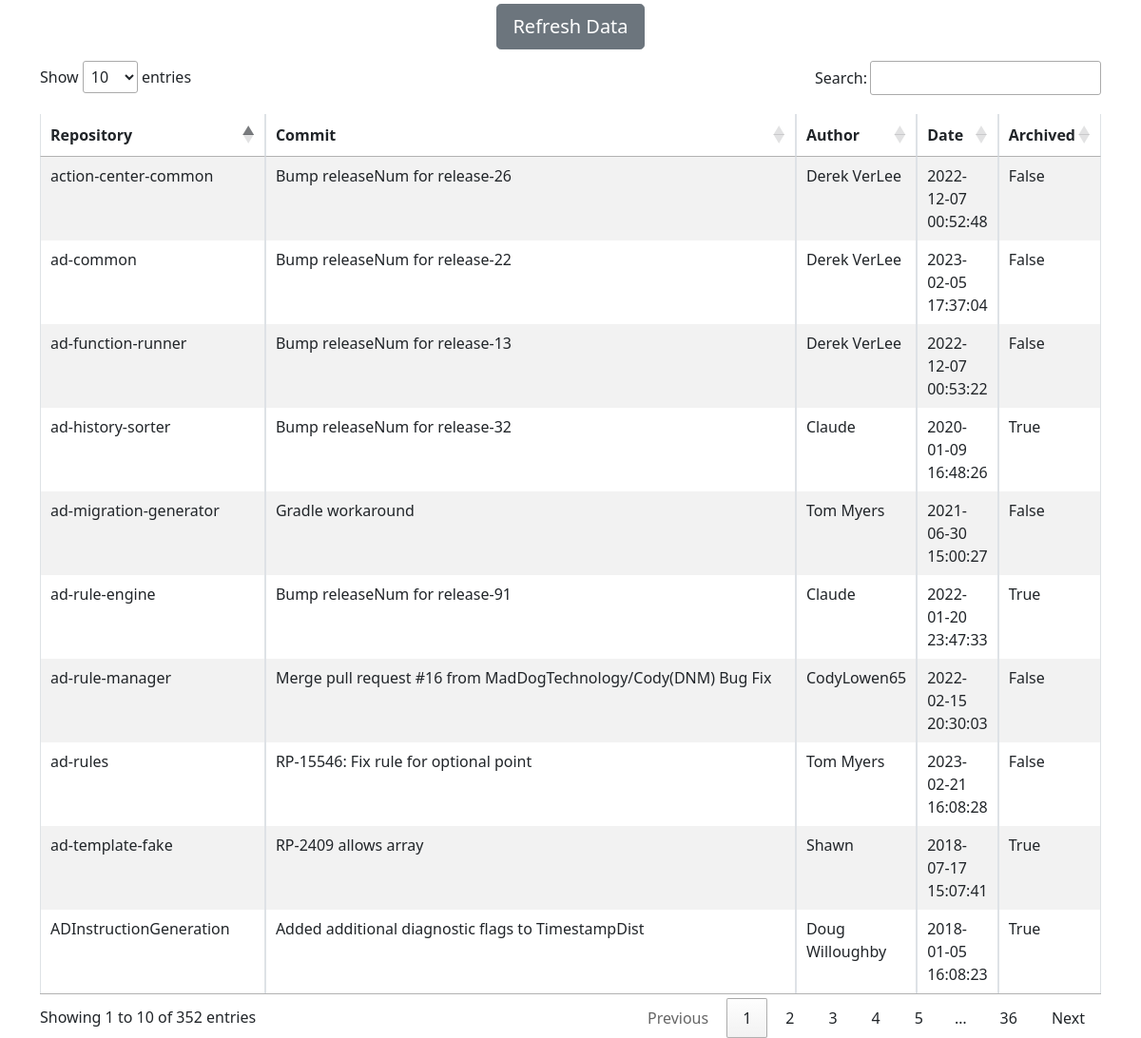
Screenshot of /commit with the database file from the repository.
### tables this page shows
CREATE TABLE dataREAL (id INTEGER PRIMARY KEY, repo TEXT, message TEXT, author TEXT, date TEXT, archive TEXT);

### view.py (the view, shortened to what this page needs)
@app.route("/commit", methods=["POST", "GET"])
def commit():
    table = sqlite3.connect("data/database.db")
    cursor = table.cursor()
    cursor.execute(
        "CREATE TABLE IF NOT EXISTS dataREAL ("
        "id INTEGER PRIMARY KEY, "
        "repo TEXT, "
        "message TEXT, "
        "author TEXT, "
        "date TEXT, "
        "archive TEXT)"
    )
    if request.method == "GET":
        cursor.execute(
            "SELECT repo, message, author, date, archive FROM dataREAL ORDER BY date ASC"
        )
        data = cursor.fetchall()
        return render_template("commits.html", data=data)

### templates/commits.html (shortened to what this page needs)
{% extends "layout.html" %}
{% block main %}
<body class="bg-image2">
    <form action="/commit" method="post">
        <div class="col-md-auto">
            <div class="p-1">
                <h1 class="d-flex justify-content-center">
                    <button class="btn btn-secondary btn-lg px-40" name="refresh" type="submit"
                        onclick="progressBar()">Refresh
                        Data</button>
                </h1>
            </div>
        </div>
    </form>
</body>
<link rel="stylesheet" type="text/css" href="https://cdn.datatables.net/1.10.25/css/jquery.dataTables.min.css">
<table id="commit-table" class="table table-striped table-bordered table-sm">
    <thead>
        <tr class=table-header>
            <th class="th-sm">Repository</th>
            <th class="w-50">Commit</th>
            <th>Author</th>
            <th>Date</th>
            <th>Archived</th>
        </tr>
    </thead>
    <tbody>
        {% for row in data %}
        <tr>
            <td>{{ row[0] }}</td>
            <td>{{ row[1] }}</td>
            <td>{{ row[2] }}</td>
            <td>{{ row[3] }}</td>
            <td>{{ row[4] }}</td>
        </tr>
        {% endfor %}
    </tbody>
</table>
{% endblock %}

### templates/layout.html (shortened to what this page needs)
<!DOCTYPE html>
<html lang="en">
<head>
    <link href="https://cdn.jsdelivr.net/npm/bootstrap@5.1.3/dist/css/bootstrap.min.css" rel="stylesheet"
>
    <link href="/static/style.css" rel="stylesheet">
</head>
<body>
    <main class="container">
        {% block main %}{% endblock %}
    </main>
</body>
</html>

### static/style.css (style rules this page uses)
.bg-image2 { background-image: url("https://images.pexels.com/photos/19670/pexels-photo.jpg?auto=compress&cs=tinysrgb&w=1260&h=750&dpr=2"); background-size: cover; }
.table-header { background-color: #ffffff; }

### rows the page displays
dataREAL: repo "ADInstructionGeneration", message "Added additional diagnostic flags to TimestampDist", author "Doug Willoughby", date "2018-01-05 16:08:23", archive "True"
dataREAL: repo "ad-template-fake", message "RP-2409 allows array", author "Shawn", date "2018-07-17 15:07:41", archive "True"
dataREAL: repo "ad-history-sorter", message "Bump releaseNum for release-32", author "Claude", date "2020-01-09 16:48:26", archive "True"
dataREAL: repo "ad-migration-generator", message "Gradle workaround", author "Tom Myers", date "2021-06-30 15:00:27", archive "False"
dataREAL: repo "ad-rule-engine", message "Bump releaseNum for release-91", author "Claude", date "2022-01-20 23:47:33", archive "True"
dataREAL: repo "ad-rule-manager", message "Merge pull request #16 from MadDogTechnology/Cody(DNM) Bug Fix", author "CodyLowen65", date "2022-02-15 20:30:03", archive "False"
dataREAL: repo "action-center-common", message "Bump releaseNum for release-26", author "Derek VerLee", date "2022-12-07 00:52:48", archive "False"
dataREAL: repo "ad-function-runner", message "Bump releaseNum for release-13", author "Derek VerLee", date "2022-12-07 00:53:22", archive "False"
dataREAL: repo "ad-common", message "Bump releaseNum for release-22", author "Derek VerLee", date "2023-02-05 17:37:04", archive "False"
dataREAL: repo "ad-rules", message "RP-15546: Fix rule for optional point", author "Tom Myers", date "2023-02-21 16:08:28", archive "False"
